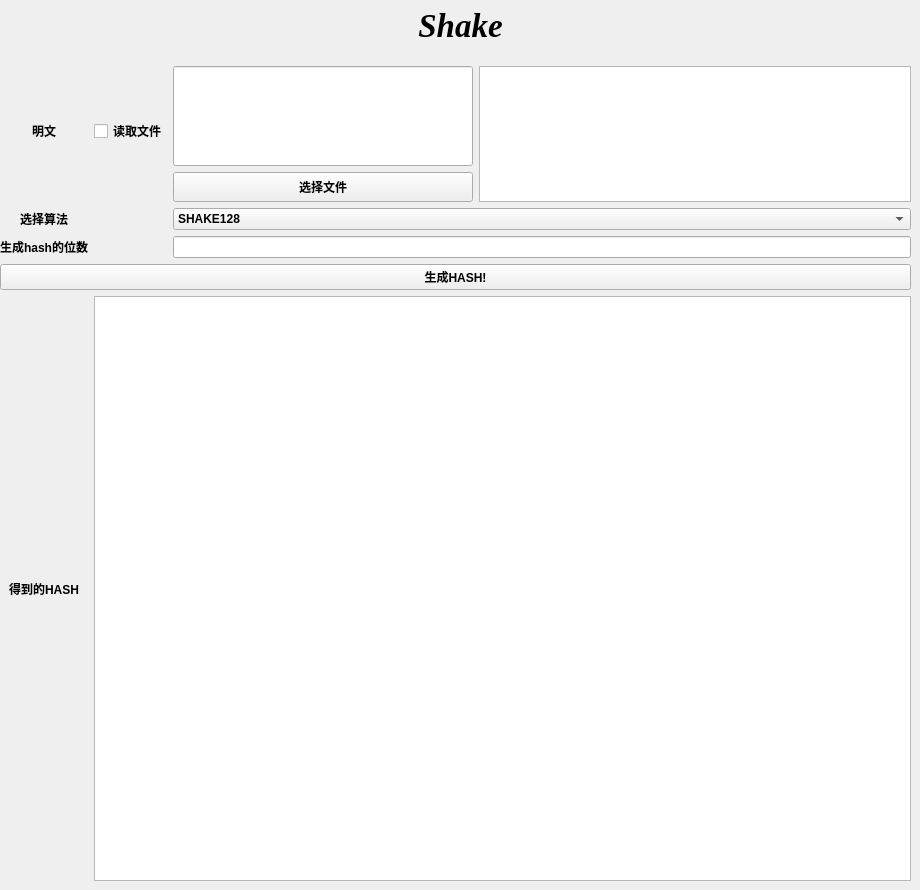
    <widget class="QWidget" name="page_39">
     <widget class="QLabel" name="label_133">
      <property name="geometry">
       <rect>
        <x>300</x>
        <y>0</y>
        <width>321</width>
        <height>51</height>
       </rect>
      </property>
      <property name="font">
       <font>
        <family>Times New Roman</family>
        <pointsize>25</pointsize>
        <weight>75</weight>
        <italic>true</italic>
        <bold>true</bold>
        <underline>false</underline>
       </font>
      </property>
      <property name="cursor">
       <cursorShape>UpArrowCursor</cursorShape>
      </property>
      <property name="text">
       <string>Shake</string>
      </property>
      <property name="alignment">
       <set>Qt::AlignCenter</set>
      </property>
     </widget>
     <widget class="QWidget" name="gridLayoutWidget_25">
      <property name="geometry">
       <rect>
        <x>0</x>
        <y>60</y>
        <width>911</width>
        <height>821</height>
       </rect>
      </property>
      <property name="font">
       <font>
        <weight>75</weight>
        <bold>true</bold>
       </font>
      </property>
      <layout class="QGridLayout" name="gridLayout_27">
       <item row="7" column="0">
        <widget class="QLabel" name="label_137">
         <property name="font">
          <font>
           <weight>75</weight>
           <bold>true</bold>
          </font>
         </property>
         <property name="text">
          <string>得到的HASH</string>
         </property>
         <property name="alignment">
          <set>Qt::AlignCenter</set>
         </property>
        </widget>
       </item>
       <item row="4" column="2" colspan="2">
        <widget class="QComboBox" name="comboBox_9">
         <item>
          <property name="text">
           <string>SHAKE128</string>
          </property>
         </item>
         <item>
          <property name="text">
           <string>SHAKE256</string>
          </property>
         </item>
        </widget>
       </item>
       <item row="7" column="1" colspan="3">
        <widget class="QTextEdit" name="textEdit_35">
         <property name="font">
          <font>
           <weight>75</weight>
           <bold>true</bold>
          </font>
         </property>
        </widget>
       </item>
       <item row="6" column="0" colspan="4">
        <widget class="QPushButton" name="pushButton_92">
         <property name="font">
          <font>
           <weight>75</weight>
           <bold>true</bold>
          </font>
         </property>
         <property name="text">
          <string>生成HASH!</string>
         </property>
        </widget>
       </item>
       <item row="4" column="0">
        <widget class="QLabel" name="label_136">
         <property name="maximumSize">
          <size>
           <width>300</width>
           <height>16777215</height>
          </size>
         </property>
         <property name="font">
          <font>
           <weight>75</weight>
           <bold>true</bold>
          </font>
         </property>
         <property name="text">
          <string>选择算法</string>
         </property>
         <property name="alignment">
          <set>Qt::AlignCenter</set>
         </property>
        </widget>
       </item>
       <item row="1" column="3" rowspan="2">
        <widget class="QPlainTextEdit" name="plainTextEdit_44">
         <property name="maximumSize">
          <size>
           <width>16777215</width>
           <height>300</height>
          </size>
         </property>
         <property name="font">
          <font>
           <weight>75</weight>
           <bold>true</bold>
          </font>
         </property>
        </widget>
       </item>
       <item row="2" column="2">
        <widget class="QPushButton" name="pushButton_91">
         <property name="maximumSize">
          <size>
           <width>300</width>
           <height>30</height>
          </size>
         </property>
         <property name="font">
          <font>
           <weight>75</weight>
           <bold>true</bold>
          </font>
         </property>
         <property name="layoutDirection">
          <enum>Qt::LeftToRight</enum>
         </property>
         <property name="text">
          <string>选择文件</string>
         </property>
         <property name="checkable">
          <bool>false</bool>
         </property>
        </widget>
       </item>
       <item row="1" column="2">
        <widget class="QLineEdit" name="lineEdit_37">
         <property name="maximumSize">
          <size>
           <width>300</width>
           <height>100</height>
          </size>
         </property>
         <property name="font">
          <font>
           <weight>75</weight>
           <bold>true</bold>
          </font>
         </property>
        </widget>
       </item>
       <item row="0" column="0" rowspan="3">
        <widget class="QLabel" name="label_138">
         <property name="font">
          <font>
           <weight>75</weight>
           <bold>true</bold>
          </font>
         </property>
         <property name="text">
          <string>明文</string>
         </property>
         <property name="alignment">
          <set>Qt::AlignCenter</set>
         </property>
        </widget>
       </item>
       <item row="0" column="1" rowspan="3">
        <widget class="QCheckBox" name="checkBox_34">
         <property name="font">
          <font>
           <weight>75</weight>
           <bold>true</bold>
          </font>
         </property>
         <property name="text">
          <string>读取文件</string>
         </property>
        </widget>
       </item>
       <item row="5" column="0">
        <widget class="QLabel" name="label_139">
         <property name="text">
          <string>生成hash的位数</string>
         </property>
        </widget>
       </item>
       <item row="5" column="2" colspan="2">
        <widget class="QLineEdit" name="lineEdit_38"/>
       </item>
      </layout>
     </widget>
    </widget>
